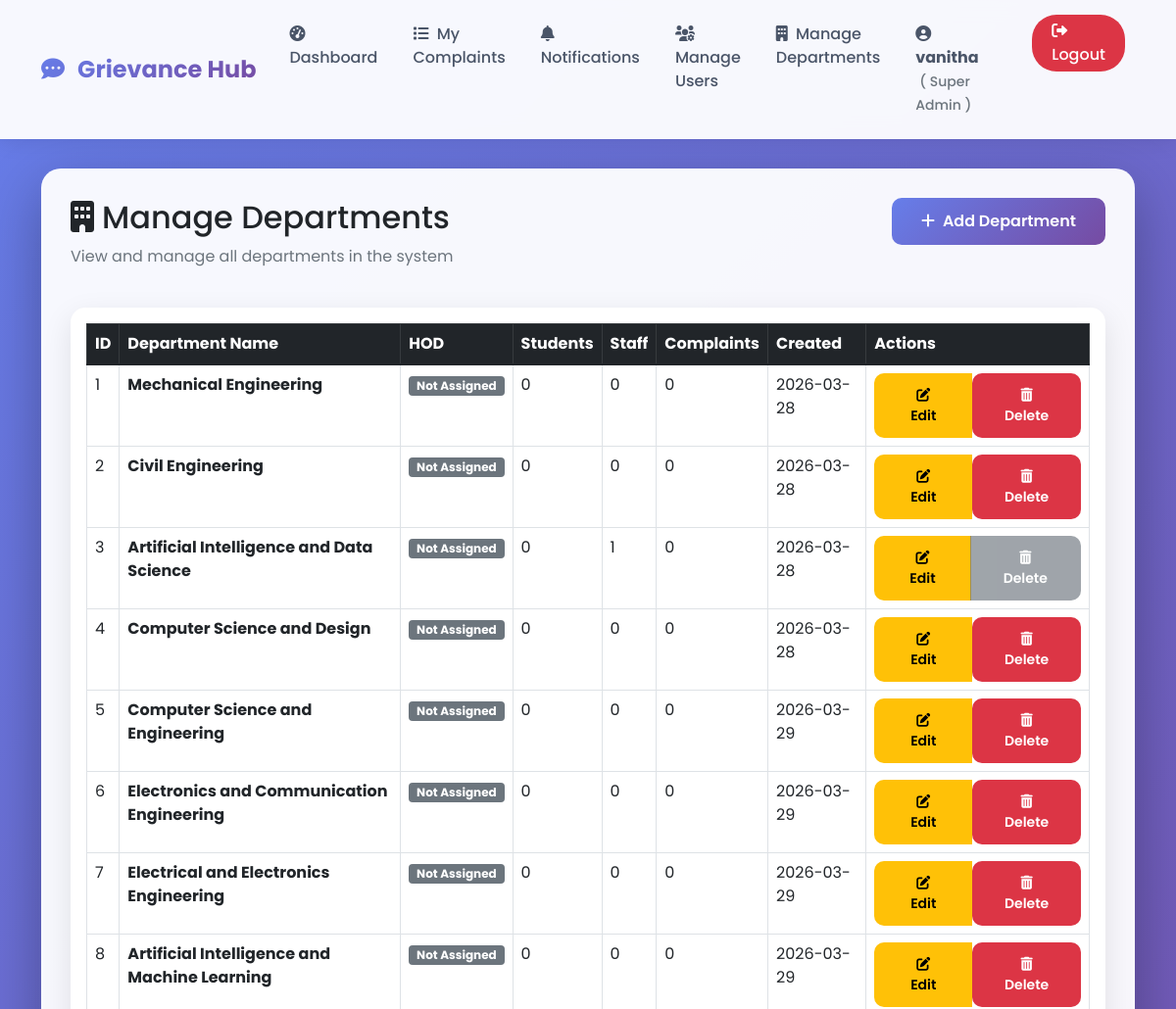
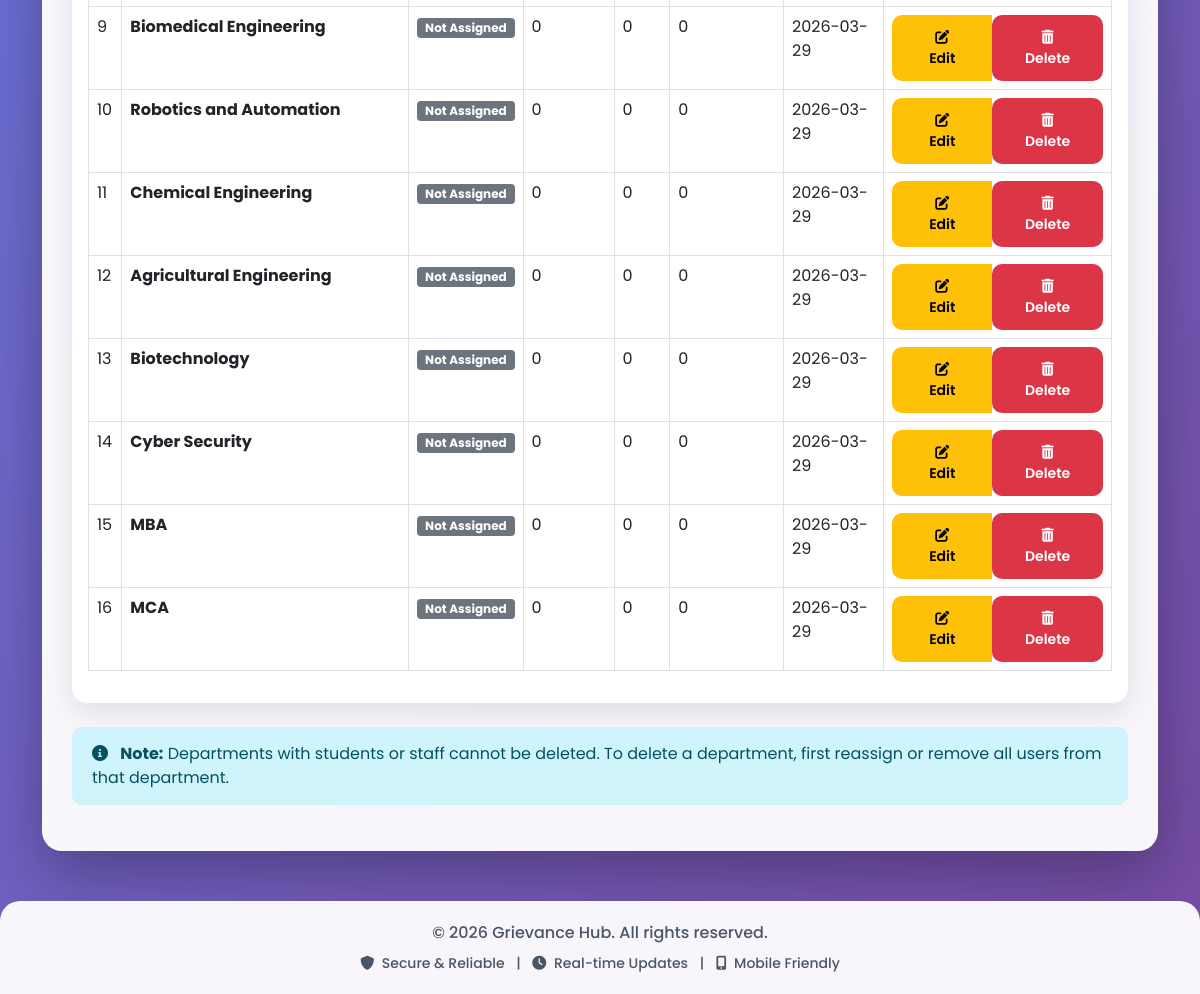
The page /admin/departments (signed in) on the database its author committed (2 pictures, top to bottom).
### models.py (models this page shows)
class User(UserMixin, db.Model):
    id = db.Column(db.Integer, primary_key=True)
    username = db.Column(db.String(80), unique=True, nullable=False)
    email = db.Column(db.String(120), unique=True, nullable=False)
    password = db.Column(db.String(200), nullable=False)
    role = db.Column(db.String(20), default='student')  # student, staff/mentor, hod, admin
    department = db.Column(db.String(100))
    year = db.Column(db.String(20))
    section = db.Column(db.String(10))
    parent_name = db.Column(db.String(100))
    parent_phone = db.Column(db.String(15))
    address = db.Column(db.Text)
    mentor_name = db.Column(db.String(100))  # For students - who is their mentor
    phone = db.Column(db.String(15))
    created_at = db.Column(db.DateTime, default=datetime.utcnow)
    complaints = db.relationship('Complaint', backref='author', lazy=True, foreign_keys='Complaint.user_id')
    assigned_complaints = db.relationship('Complaint', backref='assigned_staff', lazy=True, foreign_keys='Complaint.assigned_to')

class Department(db.Model):
    id = db.Column(db.Integer, primary_key=True)
    name = db.Column(db.String(100), unique=True, nullable=False)
    hod_id = db.Column(db.Integer, db.ForeignKey('user.id'), nullable=True)
    created_at = db.Column(db.DateTime, default=datetime.utcnow)
    hod = db.relationship('User', foreign_keys=[hod_id], backref='managed_department')

### app.py (the view)
@app.route('/admin/departments')
@login_required
def manage_departments():
    if not is_super_admin(current_user):
        abort(403)
    departments = Department.query.all()
    for dept in departments:
        dept.student_count = User.query.filter_by(department=dept.name, role='student').count()
        dept.staff_count = User.query.filter_by(department=dept.name, role='staff').count()
        dept.complaint_count = Complaint.query.join(User, Complaint.user_id == User.id).filter(User.department == dept.name).count()
    return render_template('manage_departments.html', departments=departments)

### app.py (called while the page is built)
def is_super_admin(user):
    return user.role == 'admin' and user.email == 'vanitha.sty3375@gmail.com'

def is_department_admin(user):
    return user.role == 'hod'

@login_manager.user_loader
def load_user(user_id):
    return User.query.get(int(user_id))

@app.context_processor
def utility_processor():
    return {
        'is_super_admin': is_super_admin,
        'is_department_admin': is_department_admin
    }

### templates/manage_departments.html
{% extends "base.html" %}
{% block content %}
<div class="row mb-4">
    <div class="col-12">
        <div class="d-flex justify-content-between align-items-center">
            <h2><i class="fas fa-building me-2"></i>Manage Departments</h2>
            <a href="{{ url_for('add_department') }}" class="btn btn-primary">
                <i class="fas fa-plus me-2"></i>Add Department
            </a>
        </div>
        <p class="text-muted">View and manage all departments in the system</p>
    </div>
</div>
<div class="row">
    <div class="col-12">
        <div class="card">
            <div class="card-body">
                <div class="table-responsive">
                    <table class="table table-bordered table-hover">
                        <thead class="table-dark">
                            <tr>
                                <th>ID</th>
                                <th>Department Name</th>
                                <th>HOD</th>
                                <th>Students</th>
                                <th>Staff</th>
                                <th>Complaints</th>
                                <th>Created</th>
                                <th>Actions</th>
                             </thead>
                        <tbody>
                            {% for dept in departments %}
                            <tr>
                                <td>{{ dept.id }}</td>
                                <td><strong>{{ dept.name }}</strong></td>
                                <td>
                                    {% if dept.hod %}
                                        <span class="badge bg-success">{{ dept.hod.username }}</span>
                                        <br><small class="text-muted">{{ dept.hod.email }}</small>
                                    {% else %}
                                        <span class="badge bg-secondary">Not Assigned</span>
                                    {% endif %}
                                </td>
                                <td>{{ dept.student_count }}</td>
                                <td>{{ dept.staff_count }}</td>
                                <td>{{ dept.complaint_count }}</td>
                                <td>{{ dept.created_at.strftime('%Y-%m-%d') }}</td>
                                <td>
                                    <div class="btn-group" role="group">
                                        <a href="{{ url_for('edit_department', dept_id=dept.id) }}"
                                           class="btn btn-sm btn-warning">
                                            <i class="fas fa-edit"></i> Edit
                                        </a>
                                        {% set total_users = dept.student_count + dept.staff_count %}
                                        {% if total_users == 0 %}
                                            <form method="POST" action="{{ url_for('delete_department', dept_id=dept.id) }}"
                                                  style="display: inline-block;"
                                                  onsubmit="return confirm('Delete department \"{{ dept.name }}\"? This cannot be undone!');">
                                                <button type="submit" class="btn btn-sm btn-danger">
                                                    <i class="fas fa-trash-alt"></i> Delete
                                                </button>
                                            </form>
                                        {% else %}
                                            <button type="button"
                                                    class="btn btn-sm btn-secondary"
                                                    disabled
                                                    title="Cannot delete - has {{ total_users }} user(s) assigned">
                                                <i class="fas fa-trash-alt"></i> Delete
                                            </button>
                                        {% endif %}
                                    </div>
                                </td>
                            </tr>
                            {% endfor %}
                        </tbody>
                    </table>
                </div>
            </div>
        </div>
    </div>
</div>
<div class="row mt-4">
    <div class="col-12">
        <div class="alert alert-info">
            <i class="fas fa-info-circle me-2"></i>
            <strong>Note:</strong> Departments with students or staff cannot be deleted. To delete a department, first reassign or remove all users from that department.
        </div>
    </div>
</div>
{% endblock %}

### templates/base.html (shortened to what this page needs)
<!DOCTYPE html>
<html lang="en">
<head>
    <link href="https://cdn.jsdelivr.net/npm/bootstrap@5.1.3/dist/css/bootstrap.min.css" rel="stylesheet">
    <link rel="stylesheet" href="https://cdnjs.cloudflare.com/ajax/libs/font-awesome/6.0.0/css/all.min.css">
</head>
<body>
    <nav class="navbar navbar-expand-lg navbar-light">
        <div class="container">
            <a class="navbar-brand" href="{{ url_for('index') }}">
                <i class="fas fa-comment-dots me-2"></i>
                        Grievance Hub
            </a>
            <div class="collapse navbar-collapse" id="navbarNav">
                <ul class="navbar-nav ms-auto">
                    {% if current_user.is_authenticated %}
                        <li class="nav-item">
                            {% if is_super_admin(current_user) %}
                                <a class="nav-link" href="{{ url_for('super_admin_dashboard') }}">
                                    <i class="fas fa-tachometer-alt me-1"></i> Dashboard
                                </a>
                            {% elif is_department_admin(current_user) %}
                                <a class="nav-link" href="{{ url_for('hod_dashboard') }}">
                                    <i class="fas fa-tachometer-alt me-1"></i> Dashboard
                                </a>
                            {% elif current_user.role == 'staff' %}
                                <a class="nav-link" href="{{ url_for('staff_dashboard') }}">
                                    <i class="fas fa-tachometer-alt me-1"></i> Dashboard
                                </a>
                            {% else %}
                                <a class="nav-link" href="{{ url_for('dashboard') }}">
                                    <i class="fas fa-tachometer-alt me-1"></i> Dashboard
                                </a>
                            {% endif %}
                        </li>
                        <li class="nav-item">
                            <a class="nav-link" href="{{ url_for('view_complaints') }}">
                                <i class="fas fa-list me-1"></i> My Complaints
                            </a>
                        </li>
                        <li class="nav-item position-relative">
                            <a class="nav-link" href="{{ url_for('view_notifications') }}">
                                <i class="fas fa-bell me-1"></i> Notifications
                                {% set unread = current_user.notifications|selectattr('is_read', 'equalto', false)|list|length %}
                            </a>
                        </li>
                        {% if is_super_admin(current_user) %}
                            <li class="nav-item">
                                <a class="nav-link" href="{{ url_for('super_admin_users') }}">
                                    <i class="fas fa-users-cog me-1"></i> Manage Users
                                </a>
                            </li>
                            <li class="nav-item">
                                <a class="nav-link" href="{{ url_for('manage_departments') }}">
                                    <i class="fas fa-building me-1"></i> Manage Departments
                                </a>
                            </li>
                        {% endif %}
                        <li class="nav-item me-2">
                            <span class="nav-link">
                                <i class="fas fa-user-circle me-1"></i>
                                <strong>{{ current_user.username }}</strong>
                                <small class="text-muted ms-1">
                                    ({% if is_super_admin(current_user) %}
                                        Super Admin
                                    {% elif is_department_admin(current_user) %}
                                        HOD
                                    {% elif current_user.role == 'staff' %}
                                        Staff
                                    {% else %}
                                        Student
                                    {% endif %})
                                </small>
                            </span>
                        </li>
                        <li class="nav-item">
                            <a class="nav-link logout-btn" href="{{ url_for('logout') }}"
                               onclick="return confirm('Are you sure you want to logout?')">
                                <i class="fas fa-sign-out-alt"></i> Logout
                            </a>
                        </li>
                    {% endif %}
                </ul>
            </div>
        </div>
    </nav>
    <div class="container">
        <div class="main-content">
            {% block content %}{% endblock %}
        </div>
    </div>
    <footer class="footer">
        <div class="container">
            <p class="mb-0">&copy; 2026 Grievance Hub. All rights reserved.</p>
            <p class="mb-0 mt-2 small">
                <i class="fas fa-shield-alt me-1"></i> Secure & Reliable
                <span class="mx-2">|</span>
                <i class="fas fa-clock me-1"></i> Real-time Updates
                <span class="mx-2">|</span>
                <i class="fas fa-mobile-alt me-1"></i> Mobile Friendly
            </p>
        </div>
    </footer>
</body>
</html>

### templates/base.html (style rules this page uses)
* { font-family: 'Poppins', sans-serif; }
body { background: linear-gradient(135deg, #667eea 0%, #764ba2 100%); min-height: 100vh; background-attachment: fixed; }
.navbar { background: rgba(255, 255, 255, 0.95) !important; backdrop-filter: blur(10px); box-shadow: 0 2px 20px rgba(0,0,0,0.1); padding: 15px 0; }
.navbar-brand { font-weight: 700; font-size: 1.5rem; background: linear-gradient(135deg, #667eea 0%, #764ba2 100%); -webkit-background-clip: text; -webkit-text-fill-color: transparent; transition: transform 0.3s ease; }
.nav-link { font-weight: 500; color: #4a5568 !important; margin: 0 10px; position: relative; transition: color 0.3s ease; }
.logout-btn { background-color: #dc3545; color: white !important; border-radius: 25px; padding: 5px 20px !important; margin-left: 15px; transition: all 0.3s ease; }
.main-content { background: rgba(255, 255, 255, 0.95); border-radius: 20px; padding: 30px; margin: 30px 0; box-shadow: 0 20px 60px rgba(0,0,0,0.3); animation: fadeInUp 0.5s ease; }
.card { border: none; border-radius: 15px; box-shadow: 0 10px 30px rgba(0,0,0,0.1); transition: all 0.3s ease; overflow: hidden; }
.btn { border-radius: 10px; padding: 12px 30px; font-weight: 600; transition: all 0.3s ease; border: none; }
.btn-primary { background: linear-gradient(135deg, #667eea 0%, #764ba2 100%); }
.alert { border-radius: 10px; border: none; padding: 15px 20px; animation: slideInDown 0.5s ease; }
.footer { background: rgba(255, 255, 255, 0.95); backdrop-filter: blur(10px); padding: 20px 0; margin-top: 50px; border-radius: 20px 20px 0 0; color: #4a5568; text-align: center; font-weight: 500; }

### rows shown on the page
User: username "vanitha"
Department: id "1", name "Mechanical Engineering", student_count "0", staff_count "0", complaint_count "0", created_at "2026-03-28"
Department: id "2", name "Civil Engineering", student_count "0", staff_count "0", complaint_count "0", created_at "2026-03-28"
Department: id "3", name "Artificial Intelligence and Data Science", student_count "0", staff_count "1", complaint_count "0", created_at "2026-03-28"
Department: id "4", name "Computer Science and Design", student_count "0", staff_count "0", complaint_count "0", created_at "2026-03-28"
Department: id "5", name "Computer Science and Engineering", student_count "0", staff_count "0", complaint_count "0", created_at "2026-03-29"
Department: id "6", name "Electronics and Communication Engineering", student_count "0", staff_count "0", complaint_count "0", created_at "2026-03-29"
Department: id "7", name "Electrical and Electronics Engineering", student_count "0", staff_count "0", complaint_count "0", created_at "2026-03-29"
Department: id "8", name "Artificial Intelligence and Machine Learning", student_count "0", staff_count "0", complaint_count "0", created_at "2026-03-29"
Department: id "9", name "Biomedical Engineering", student_count "0", staff_count "0", complaint_count "0", created_at "2026-03-29"
Department: id "10", name "Robotics and Automation", student_count "0", staff_count "0", complaint_count "0", created_at "2026-03-29"
Department: id "11", name "Chemical Engineering", student_count "0", staff_count "0", complaint_count "0", created_at "2026-03-29"
Department: id "12", name "Agricultural Engineering", student_count "0", staff_count "0", complaint_count "0", created_at "2026-03-29"
Department: id "13", name "Biotechnology", student_count "0", staff_count "0", complaint_count "0", created_at "2026-03-29"
Department: id "14", name "Cyber Security", student_count "0", staff_count "0", complaint_count "0", created_at "2026-03-29"
Department: id "15", name "MBA", student_count "0", staff_count "0", complaint_count "0", created_at "2026-03-29"
Department: id "16", name "MCA", student_count "0", staff_count "0", complaint_count "0", created_at "2026-03-29"
